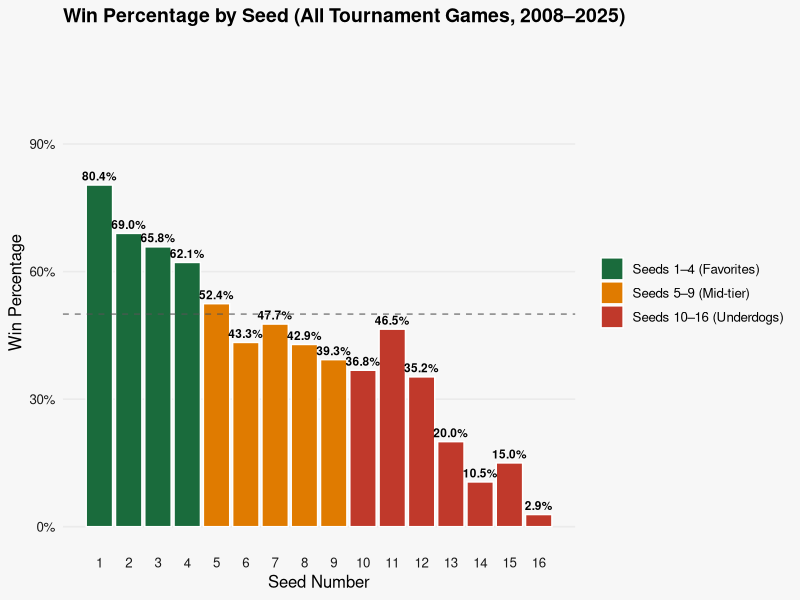
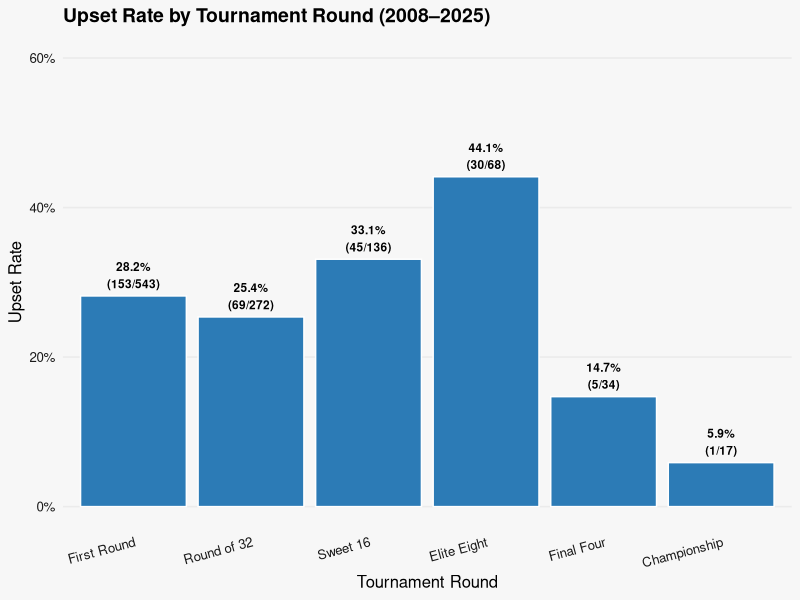
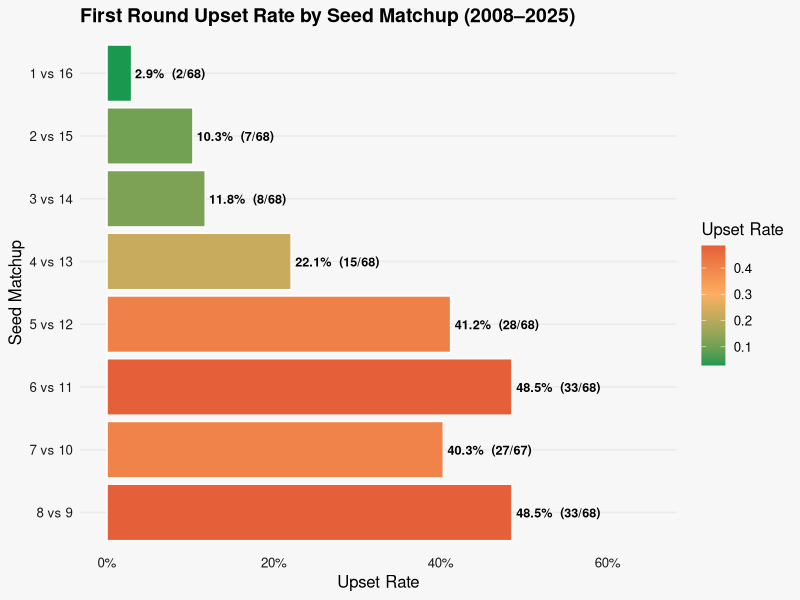
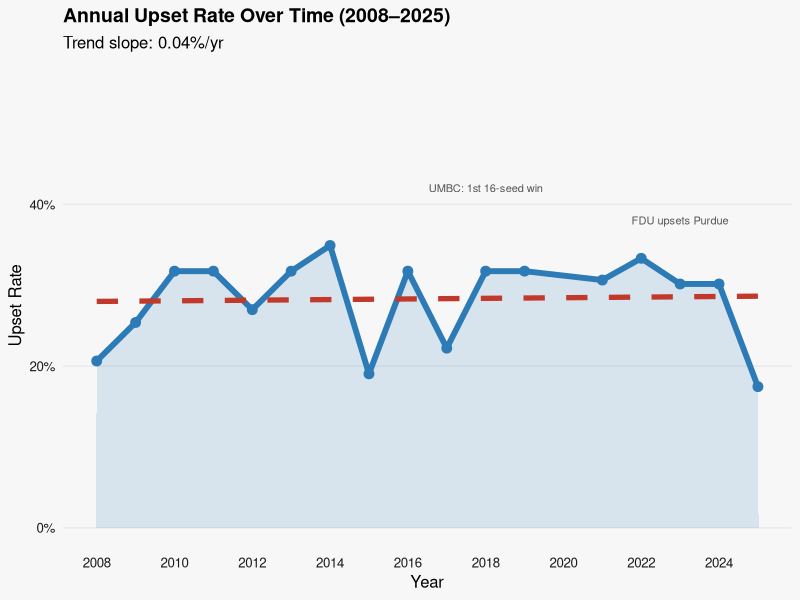
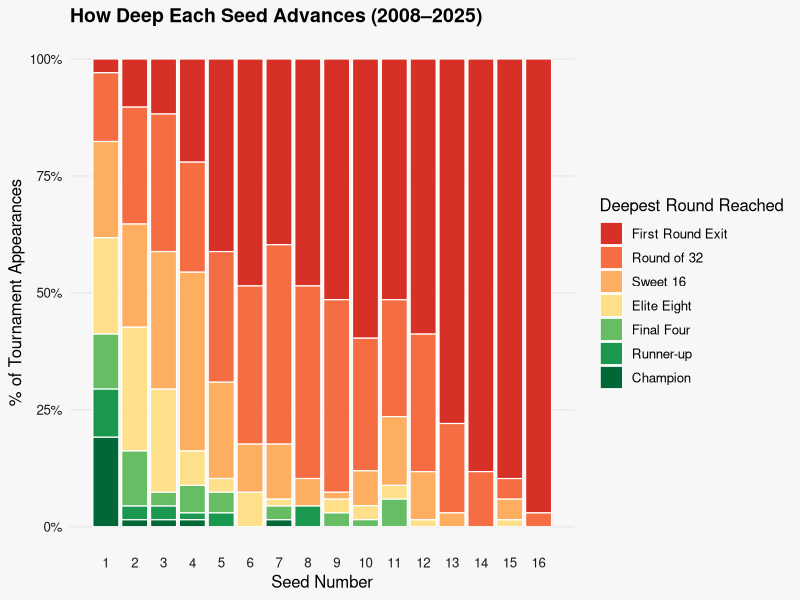

The R source for these figures, in order:
# ============================================================
# How Predictable Is March Madness?
# Connor Correnti & Mike Zeghibe | Spring 2026
# ============================================================

library(tidyverse)
library(ggplot2)
library(scales)

# ── Load Data ────────────────────────────────────────────────
df <- read_csv("Tournament_Matchups_Updated.csv") %>%
  filter(YEAR != 2026) %>%                          # exclude unplayed games
  mutate(
    ROUND_NAME = case_when(
      `CURRENT ROUND` == 64 ~ "First Round",
      `CURRENT ROUND` == 32 ~ "Round of 32",
      `CURRENT ROUND` == 16 ~ "Sweet 16",
      `CURRENT ROUND` ==  8 ~ "Elite Eight",
      `CURRENT ROUND` ==  4 ~ "Final Four",
      `CURRENT ROUND` ==  2 ~ "Championship"
    ),
    ROUND_NAME = factor(ROUND_NAME, levels = c(
      "First Round","Round of 32","Sweet 16",
      "Elite Eight","Final Four","Championship"))
  )

# ── Shared Theme ─────────────────────────────────────────────
mm_theme <- theme_minimal(base_size = 12) +
  theme(
    plot.background  = element_rect(fill = "#f7f7f7", color = NA),
    panel.background = element_rect(fill = "#f7f7f7", color = NA),
    panel.grid.major.x = element_blank(),
    panel.grid.minor   = element_blank(),
    plot.title = element_text(face = "bold", size = 14),
    axis.text  = element_text(color = "#1a1a1a")
  )

# ============================================================
# FIGURE 1 — Win Percentage by Seed
# ============================================================
seed_stats <- df %>%
  group_by(SEED) %>%
  summarise(win_pct = mean(WIN), .groups = "drop") %>%
  mutate(tier = case_when(
    SEED <= 4  ~ "Seeds 1–4 (Favorites)",
    SEED <= 9  ~ "Seeds 5–9 (Mid-tier)",
    TRUE       ~ "Seeds 10–16 (Underdogs)"
  ),
  tier = factor(tier, levels = c("Seeds 1–4 (Favorites)",
                                  "Seeds 5–9 (Mid-tier)",
                                  "Seeds 10–16 (Underdogs)")))

fig1 <- ggplot(seed_stats, aes(x = SEED, y = win_pct, fill = tier)) +
  geom_col(color = "white", linewidth = 0.5) +
  geom_text(aes(label = percent(win_pct, accuracy = 0.1)),
            vjust = -0.5, size = 3, fontface = "bold") +
  geom_hline(yintercept = 0.5, linetype = "dashed", color = "#555555", alpha = 0.7) +
  scale_fill_manual(values = c("#1a6b3c", "#e07b00", "#c0392b")) +
  scale_y_continuous(labels = percent_format(), limits = c(0, 1.1)) +
  scale_x_continuous(breaks = 1:16) +
  labs(title = "Win Percentage by Seed (All Tournament Games, 2008–2025)",
       x = "Seed Number", y = "Win Percentage", fill = NULL) +
  mm_theme

ggsave("fig1_win_pct_by_seed.png", fig1, width = 12, height = 6, dpi = 180)

# ============================================================
# FIGURE 2 — Upset Rate by Round
# ============================================================
winners <- df %>% filter(WIN == 1)

upset_by_round <- winners %>%
  group_by(ROUND_NAME) %>%
  summarise(upset_rate = mean(UPSET), n = n(),
            upsets = sum(UPSET), .groups = "drop") %>%
  filter(!is.na(ROUND_NAME))

fig2 <- ggplot(upset_by_round, aes(x = ROUND_NAME, y = upset_rate)) +
  geom_col(fill = "#2c7bb6", color = "white", linewidth = 0.5) +
  geom_text(aes(label = paste0(percent(upset_rate, accuracy = 0.1),
                               "\n(", upsets, "/", n, ")")),
            vjust = -0.3, size = 3, fontface = "bold") +
  scale_y_continuous(labels = percent_format(), limits = c(0, 0.6)) +
  labs(title = "Upset Rate by Tournament Round (2008–2025)",
       x = "Tournament Round", y = "Upset Rate") +
  mm_theme +
  theme(axis.text.x = element_text(angle = 15, hjust = 1))

ggsave("fig2_upset_by_round.png", fig2, width = 11, height = 6, dpi = 180)

# ============================================================
# FIGURE 3 — First Round Upset Rate by Seed Matchup
# ============================================================
fr <- df %>% filter(`CURRENT ROUND` == 64)

# Build game-level pairs
games <- fr %>%
  arrange(YEAR, `BY YEAR NO`) %>%
  group_by(YEAR, `CURRENT ROUND`) %>%
  mutate(game_id = ceiling(row_number() / 2)) %>%
  group_by(YEAR, game_id) %>%
  summarise(
    high_seed  = min(SEED),
    low_seed   = max(SEED),
    upset      = first(UPSET),
    .groups = "drop"
  )

matchup_stats <- games %>%
  group_by(high_seed, low_seed) %>%
  summarise(upset_rate = mean(upset), upsets = sum(upset),
            total = n(), .groups = "drop") %>%
  mutate(label = paste0(high_seed, " vs ", low_seed))

fig3 <- ggplot(matchup_stats,
               aes(x = upset_rate, y = reorder(label, -high_seed),
                   fill = upset_rate)) +
  geom_col(color = "white") +
  geom_text(aes(label = paste0(percent(upset_rate, accuracy = 0.1),
                               "  (", upsets, "/", total, ")")),
            hjust = -0.05, size = 3.2, fontface = "bold") +
  scale_fill_gradient2(low = "#1a9850", mid = "#fdae61", high = "#d73027",
                       midpoint = 0.3, guide = "colorbar") +
  scale_x_continuous(labels = percent_format(), limits = c(0, 0.65)) +
  labs(title = "First Round Upset Rate by Seed Matchup (2008–2025)",
       x = "Upset Rate", y = "Seed Matchup", fill = "Upset Rate") +
  mm_theme

ggsave("fig3_upset_heatmap_matchup.png", fig3, width = 10, height = 7, dpi = 180)

# ============================================================
# FIGURE 4 — Annual Upset Rate Over Time
# ============================================================
annual <- winners %>%
  group_by(YEAR) %>%
  summarise(upset_rate = mean(UPSET), upsets = sum(UPSET),
            total = n(), .groups = "drop")

lm_fit <- lm(upset_rate ~ YEAR, data = annual)
annual$trend <- predict(lm_fit)

fig4 <- ggplot(annual, aes(x = YEAR, y = upset_rate)) +
  geom_area(fill = "#2c7bb6", alpha = 0.15) +
  geom_line(color = "#2c7bb6", linewidth = 2) +
  geom_point(color = "#2c7bb6", size = 3) +
  geom_line(aes(y = trend), color = "#c0392b",
            linewidth = 1.8, linetype = "dashed") +
  # Annotate notable years
  annotate("text", x = 2018, y = 0.42,
           label = "UMBC: 1st 16-seed win", size = 2.8, color = "#555") +
  annotate("text", x = 2023, y = 0.38,
           label = "FDU upsets Purdue", size = 2.8, color = "#555") +
  scale_y_continuous(labels = percent_format(), limits = c(0, 0.55)) +
  scale_x_continuous(breaks = seq(2008, 2025, 2)) +
  labs(title = "Annual Upset Rate Over Time (2008–2025)",
       x = "Year", y = "Upset Rate",
       subtitle = paste0("Trend slope: ",
                         round(coef(lm_fit)[2]*100, 2), "%/yr")) +
  mm_theme

ggsave("fig4_upset_rate_over_time.png", fig4, width = 13, height = 6, dpi = 180)

# ============================================================
# FIGURE 5 — Bracket Chaos: How Deep Each Seed Advances
# ============================================================
team_depth <- df %>%
  group_by(YEAR, `TEAM NO`, SEED) %>%
  summarise(best_round = min(ROUND), .groups = "drop") %>%
  mutate(depth = case_when(
    best_round == 1  ~ "Champion",
    best_round == 2  ~ "Runner-up",
    best_round == 4  ~ "Final Four",
    best_round == 8  ~ "Elite Eight",
    best_round == 16 ~ "Sweet 16",
    best_round == 32 ~ "Round of 32",
    TRUE             ~ "First Round Exit"
  ),
  depth = factor(depth, levels = c("First Round Exit","Round of 32","Sweet 16",
                                    "Elite Eight","Final Four","Runner-up","Champion")))

depth_pct <- team_depth %>%
  count(SEED, depth) %>%
  group_by(SEED) %>%
  mutate(pct = n / sum(n)) %>%
  ungroup()

fig5 <- ggplot(depth_pct, aes(x = SEED, y = pct, fill = depth)) +
  geom_col(position = "stack", color = "white", linewidth = 0.4) +
  scale_fill_manual(values = c("#d73027","#f46d43","#fdae61","#fee08b",
                                "#66bd63","#1a9850","#006837")) +
  scale_y_continuous(labels = percent_format()) +
  scale_x_continuous(breaks = 1:16) +
  labs(title = "How Deep Each Seed Advances (2008–2025)",
       x = "Seed Number", y = "% of Tournament Appearances",
       fill = "Deepest Round Reached") +
  mm_theme +
  theme(legend.position = "right")

ggsave("fig5_bracket_chaos.png", fig5, width = 14, height = 7, dpi = 180)

message("All 5 figures saved!")
